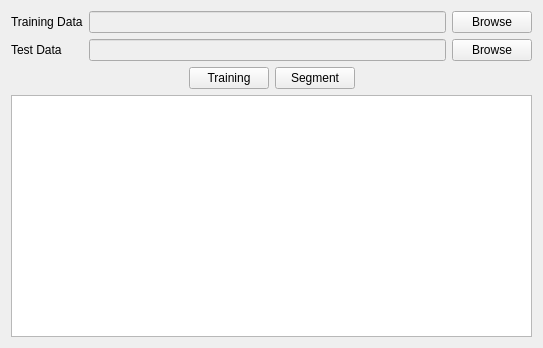
<?xml version="1.0" encoding="UTF-8"?>
<ui version="4.0">
 <class>MainWindow</class>
 <widget class="QMainWindow" name="MainWindow">
  <property name="geometry">
   <rect>
    <x>0</x>
    <y>0</y>
    <width>543</width>
    <height>348</height>
   </rect>
  </property>
  <property name="windowTitle">
   <string>Vietnamese Word Segmentation</string>
  </property>
  <property name="windowIcon">
   <iconset resource="segment_res.qrc">
    <normaloff>:/segment/images/segment.png</normaloff>:/segment/images/segment.png</iconset>
  </property>
  <widget class="QWidget" name="centralWidget">
   <layout class="QVBoxLayout" name="verticalLayout">
    <item>
     <layout class="QGridLayout" name="gridLayout">
      <property name="topMargin">
       <number>0</number>
      </property>
      <item row="0" column="0">
       <widget class="QLabel" name="lblTrainingData">
        <property name="text">
         <string>Training Data</string>
        </property>
       </widget>
      </item>
      <item row="0" column="2">
       <widget class="QPushButton" name="btnTrainingData">
        <property name="text">
         <string>Browse</string>
        </property>
       </widget>
      </item>
      <item row="0" column="1">
       <widget class="QLineEdit" name="txtTrainingData">
        <property name="enabled">
         <bool>false</bool>
        </property>
       </widget>
      </item>
      <item row="1" column="0">
       <widget class="QLabel" name="lblTestData">
        <property name="text">
         <string>Test Data</string>
        </property>
       </widget>
      </item>
      <item row="1" column="1">
       <widget class="QLineEdit" name="txtTestData">
        <property name="enabled">
         <bool>false</bool>
        </property>
       </widget>
      </item>
      <item row="1" column="2">
       <widget class="QPushButton" name="btnTestData">
        <property name="text">
         <string>Browse</string>
        </property>
       </widget>
      </item>
     </layout>
    </item>
    <item>
     <layout class="QHBoxLayout" name="horizontalLayout">
      <property name="topMargin">
       <number>0</number>
      </property>
      <item>
       <spacer name="horizontalSpacer">
        <property name="orientation">
         <enum>Qt::Horizontal</enum>
        </property>
        <property name="sizeHint" stdset="0">
         <size>
          <width>40</width>
          <height>20</height>
         </size>
        </property>
       </spacer>
      </item>
      <item>
       <widget class="QPushButton" name="btnTraining">
        <property name="text">
         <string>Training</string>
        </property>
       </widget>
      </item>
      <item>
       <widget class="QPushButton" name="btnTest">
        <property name="text">
         <string>Segment</string>
        </property>
       </widget>
      </item>
      <item>
       <spacer name="horizontalSpacer_2">
        <property name="orientation">
         <enum>Qt::Horizontal</enum>
        </property>
        <property name="sizeHint" stdset="0">
         <size>
          <width>40</width>
          <height>20</height>
         </size>
        </property>
       </spacer>
      </item>
     </layout>
    </item>
    <item>
     <layout class="QHBoxLayout" name="horizontalLayout_3">
      <item>
       <widget class="QListWidget" name="listResult">
        <property name="editTriggers">
         <set>QAbstractItemView::NoEditTriggers</set>
        </property>
       </widget>
      </item>
     </layout>
    </item>
   </layout>
  </widget>
 </widget>
 <layoutdefault spacing="6" margin="11"/>
 <resources>
  <include location="segment_res.qrc"/>
 </resources>
 <connections/>
</ui>
